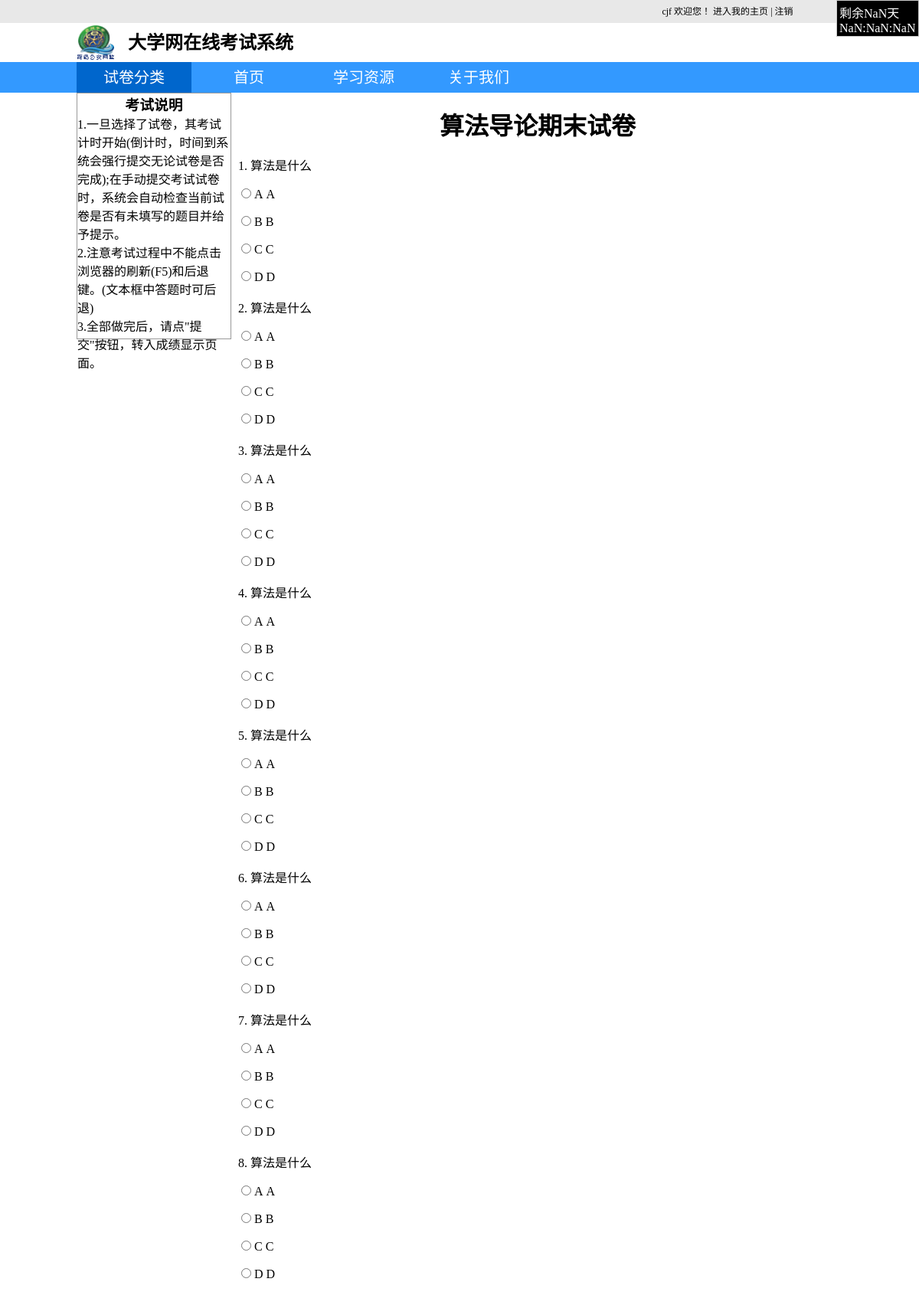
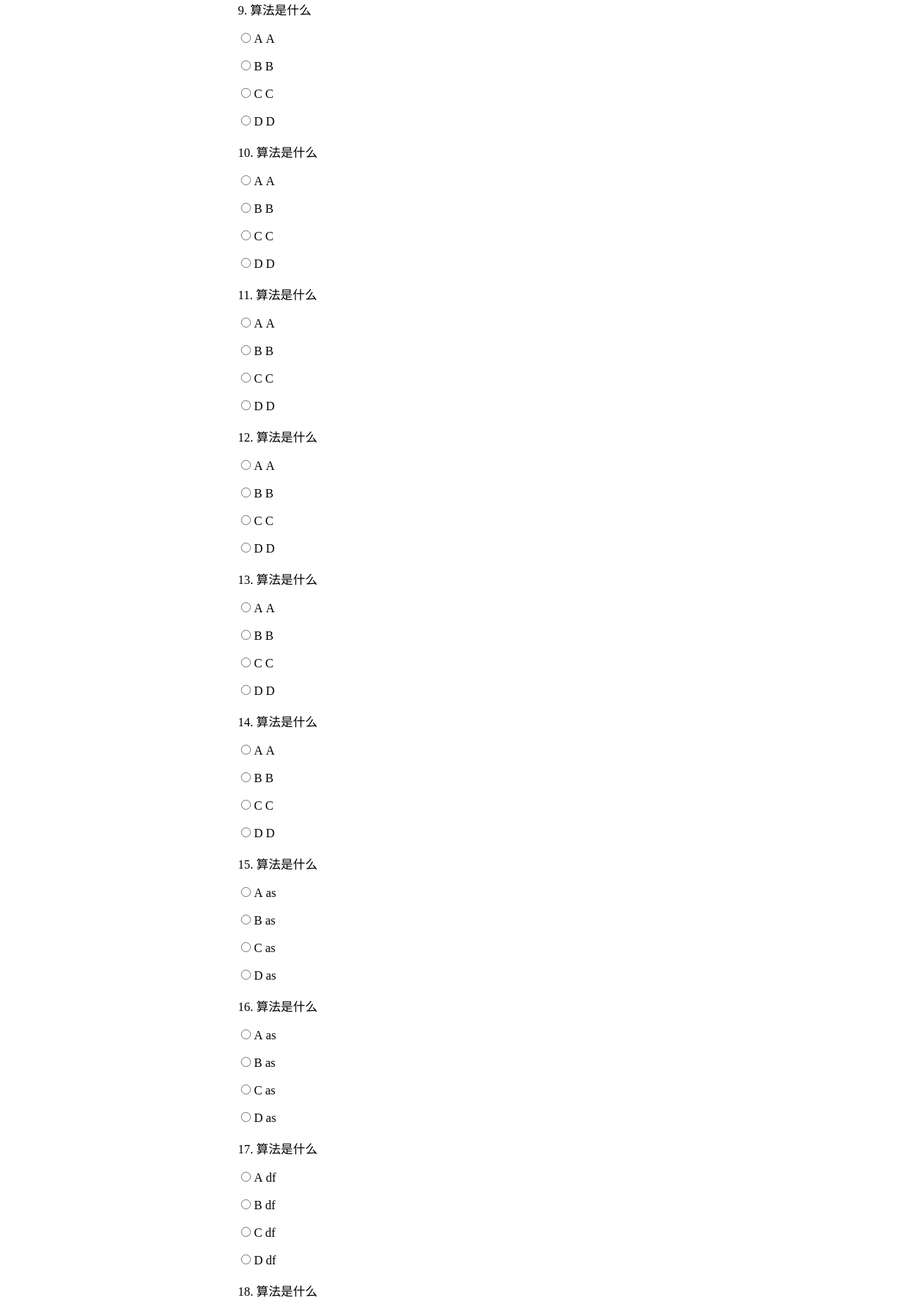
The app's page /onlinetest/exam/test.php?action=11 (signed in, upper part) with its own data (2 pictures, top to bottom).
### tables this page shows
CREATE TABLE IF NOT EXISTS `testpaper` (
  `eid` int(11) NOT NULL DEFAULT '0',
  `papername` char(50) NOT NULL,
  `degree` int(11) NOT NULL,
  `qid` int(11) NOT NULL,
  `questionText` char(250) NOT NULL,
  `optionA` char(250) NOT NULL,
  `optionB` char(250) NOT NULL,
  `optionC` char(250) NOT NULL,
  `optionD` char(250) NOT NULL,
  `answer` char(250) NOT NULL,
  `score` int(11) NOT NULL DEFAULT '5',
  `analyse` char(250) DEFAULT NULL,
  `starttime` char(20) NOT NULL,
  `endtime` char(20) NOT NULL
);

### onlinetest/exam/test.php (the view, shortened to what this page needs)
<?php
$eid=$_GET['action'] ;
include('../templates/testheader.php');
$question_query = mysql_query("select * from testpaper where eid='$eid'  limit 20");
$namecount=0;
$t_num=0;
$row=mysql_num_rows($question_query);
if($row){
echo '<form  method="post" id="test" action="answer.php?action=',$eid,'">';
while($row2=mysql_fetch_array($question_query)){
 $name=$row2['papername'];
 if($namecount==0)
 {
 echo '<br/><h1 align="center">',$name,'</h1><br/>';
 $namecount++;
 }
$questionText=$row2['questionText'];
$optionA=$row2['optionA'];
$optionB=$row2['optionB'];
$optionC=$row2['optionC'];
$optionD=$row2['optionD'];
echo '&nbsp;',$t_num+1,'.&nbsp;',$questionText,'<br /><br />','&nbsp;&nbsp;','<input type="radio"  name="',$t_num,'"value="A" />&nbsp;A&nbsp;';
echo $optionA,'<br /><br />','&nbsp;&nbsp;','<input type="radio" name="',$t_num,'" value="B" />&nbsp;B&nbsp;';
echo $optionB,'<br /><br />','&nbsp;&nbsp;','<input type="radio"  name="',$t_num,'"value="C" />&nbsp;C&nbsp;';
echo $optionC,'<br /><br />','&nbsp;&nbsp;','<input type="radio" name="',$t_num,'"value="D" />&nbsp;D&nbsp;';
echo $optionD;
echo '<br /><br />';
$t_num++;
}
 echo '<p align="center"><input type="submit" name="submitwe" id="submitwe" value="subimt" ></p><br/></form>';
}
echo '</div></div>';
?>
<div id="top"></div>

### onlinetest/css/style.css (style rules this page uses)
* { margin:0; padding:0; }

### onlinetest/exam/css/style.css (style rules this page uses)
#top { position:absolute; width:100px; height:40px; top:0; right:0; background:black; padding:3px; border:1px solid #CCC; color:white; }

### records on screen
testpaper: papername "算法导论期末试卷", questionText "算法是什么", optionA "A", optionB "B", optionC "C", optionD "D"
testpaper: questionText "算法是什么", optionA "A", optionB "B", optionC "C", optionD "D"
testpaper: questionText "算法是什么", optionA "A", optionB "B", optionC "C", optionD "D"
testpaper: questionText "算法是什么", optionA "A", optionB "B", optionC "C", optionD "D"
testpaper: questionText "算法是什么", optionA "A", optionB "B", optionC "C", optionD "D"
testpaper: questionText "算法是什么", optionA "A", optionB "B", optionC "C", optionD "D"
testpaper: questionText "算法是什么", optionA "A", optionB "B", optionC "C", optionD "D"
testpaper: questionText "算法是什么", optionA "A", optionB "B", optionC "C", optionD "D"
testpaper: questionText "算法是什么", optionA "A", optionB "B", optionC "C", optionD "D"
testpaper: questionText "算法是什么", optionA "A", optionB "B", optionC "C", optionD "D"
testpaper: questionText "算法是什么", optionA "A", optionB "B", optionC "C", optionD "D"
testpaper: questionText "算法是什么", optionA "A", optionB "B", optionC "C", optionD "D"
testpaper: questionText "算法是什么", optionA "A", optionB "B", optionC "C", optionD "D"
testpaper: questionText "算法是什么", optionA "A", optionB "B", optionC "C", optionD "D"
testpaper: questionText "算法是什么", optionA "as", optionB "as", optionC "as", optionD "as"
testpaper: questionText "算法是什么", optionA "as", optionB "as", optionC "as", optionD "as"
testpaper: questionText "算法是什么", optionA "df", optionB "df", optionC "df", optionD "df"
testpaper: questionText "算法是什么"

### other values on screen
$username "cjf"
